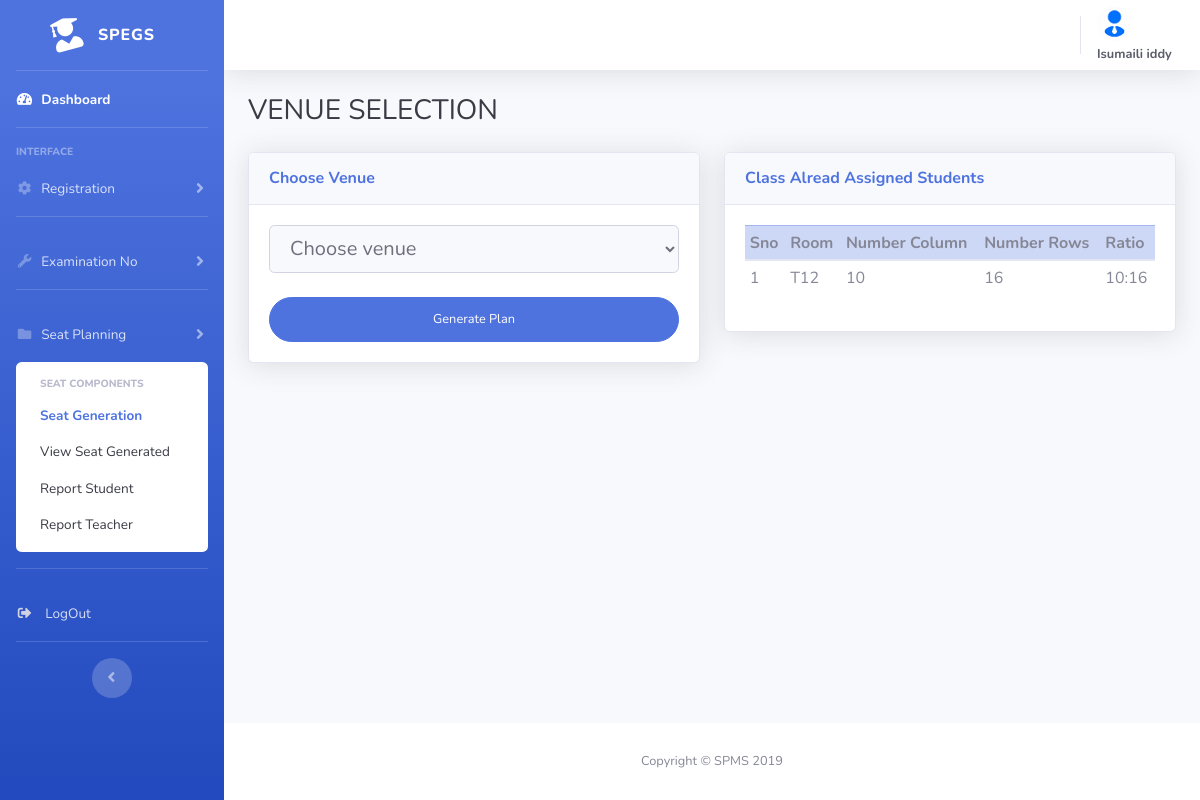
Page /seatgenerate.php (signed in) on the committed database.
### tables this page shows
CREATE TABLE `user` (
  `id` int(11) NOT NULL,
  `firstname` varchar(45) NOT NULL,
  `lastname` varchar(45) NOT NULL,
  `gender` varchar(45) NOT NULL,
  `email` varchar(45) NOT NULL,
  `password` varchar(128) NOT NULL,
  `status` int(11) DEFAULT NULL,
  `account` int(11) DEFAULT NULL
);

CREATE TABLE `classroom` (
  `id` int(11) NOT NULL,
  `roomname` varchar(45) NOT NULL,
  `cols` varchar(45) NOT NULL,
  `_rows` varchar(45) NOT NULL
);

### session.php (called while the page is built, shortened)
<?php
if(!isset($_SESSION['email'])){
	echo "<script>alert('PLEASE LOGIN: ACCESS DENIAL')</script>";
	header("refresh:0, url=index.php");
	exit;
}else{
	$user=$_SESSION['email'];
}
?>

### seatgenerate.php (the view, shortened to what this page needs)
<!DOCTYPE html>
<html lang="en">
<head>
<?php
require_once("session.php");
include('arrangement/header.php');
?>
</head>
<body id="page-top">
  <div id="wrapper">
    <ul class="navbar-nav bg-gradient-primary sidebar sidebar-dark accordion" id="accordionSidebar">
      <a class="sidebar-brand d-flex align-items-center justify-content-center" href="dashboard.php">
        <div class="sidebar-brand-icon rotate-n-15">
          <i class="fas fa-user-graduate"></i>
        </div>
        <div class="sidebar-brand-text mx-3">SPEGS</div>
      </a>
      <hr class="sidebar-divider my-0">
      <li class="nav-item active">
        <a class="nav-link" href="dashboard.php">
          <i class="fas fa-fw fa-tachometer-alt"></i>
          <span>Dashboard</span></a>
      </li>
      <hr class="sidebar-divider">
      <div class="sidebar-heading">
        Interface
      </div>
      <li class="nav-item">
        <a class="nav-link collapsed" href="#" data-toggle="collapse" data-target="#collapseTwo" aria-expanded="true" aria-controls="collapseTwo">
          <i class="fas fa-fw fa-cog"></i>
          <span>Registration</span>
        </a>
      </li>
<hr class="sidebar-divider">
      <li class="nav-item">
        <a class="nav-link collapsed" href="#" data-toggle="collapse" data-target="#collapseUtilities" aria-expanded="true" aria-controls="collapseUtilities">
          <i class="fas fa-fw fa-wrench"></i>
          <span>Examination No</span>
        </a>
      </li>
      <hr class="sidebar-divider">
      <li class="nav-item">
        <a class="nav-link collapsed" href="#" data-toggle="collapse" data-target="#collapsePages" aria-expanded="true" aria-controls="collapsePages">
          <i class="fas fa-fw fa-folder"></i>
          <span>Seat Planning</span>
        </a>
        <div id="collapsePages" class="collapse show" aria-labelledby="headingPages" data-parent="#accordionSidebar">
          <div class="bg-white py-2 collapse-inner rounded">
            <h6 class="collapse-header">Seat Components</h6>
            <a class="collapse-item active" href="seatgenerate.php">Seat Generation</a>
            <a class="collapse-item" href="seatgenerate_view.php">View Seat Generated</a>
            <a class="collapse-item" href="#">Report Student</a>
            <a class="collapse-item" href="#">Report Teacher</a>
          </div>
        </div>
      </li>
<hr class="sidebar-divider">
      <li class="nav-item">
        <a class="nav-link" href="logout.php">
          <i class="fas fa-sign-out-alt fa-sm fa-fw mr-2 text-gray-400"></i>
          <span>LogOut</span></a>
      </li>
      <hr class="sidebar-divider d-none d-md-block">
      <div class="text-center d-none d-md-inline">
        <button class="rounded-circle border-0" id="sidebarToggle"></button>
      </div>
    </ul>
    <div id="content-wrapper" class="d-flex flex-column">
      <div id="content">
  <nav class="navbar navbar-expand navbar-light bg-white topbar mb-4 static-top shadow">
    <ul class="navbar-nav ml-auto">
      <?php
$sql =mysqli_query($connection,"SELECT * FROM user WHERE email='$user'");
$fetch=mysqli_fetch_array($sql);
$first=$fetch['firstname'];
$last=$fetch['lastname'];
?>
      <li class="">
        <a class="text-info" href="user_update.php"  role="button">
          <span class="mr-2 d-none d-lg-inline text-gray-800 small font-weight-bold"><img class="img-profile rounded-circle img-profile" src="img/avatar.png" style="width: 40%; height: 60%;" ><br/>
           <?php echo $first." ".$last;?></span>
        </a>
      </li>
    </ul>
  </nav>
<?php
 require_once('connection.php');
?>
        <div class="container-fluid">
          <h1 class="h3 mb-4 text-gray-900">VENUE SELECTION</h1>
          <div class="row">
            <div class="col-lg-6">
              <div class="card shadow mb-4">
                <div class="card-header py-3">
                  <h6 class="m-0 font-weight-bold text-primary">Choose Venue</h6>
                </div>
                <div class="card-body">
                <form class="user" method="post" action="seatgenerated_copy.php">
                <select class="form-control custom-select-lg bg-light" name="c_id">
                  <option >Choose venue</option>
                 </select><br/>
                  <input type="submit" name="assign" class="btn btn-primary btn-user btn-block form-control-user" value="Generate Plan">
                  </form>
                </div>
              </div>
            </div>
            <div class="col-lg-6">
              <div class="card shadow mb-4">
                <div class="card-header py-3">
                  <h6 class="m-0 font-weight-bold text-primary">Class Alread Assigned Students</h6>
                </div>
                <div class="card-body">
                <div class="table-responsive">
                <table class="table table-borderedless table-sm" id="dataTable" width="100%" cellspacing="0">
                  <thead class="table-primary">
                    <tr>
                      <th>Sno</th>
                      <th>Room</th>
                      <th>Number Column</th>
                      <th>Number Rows</th>
                      <th>Ratio</th>
                    </tr>
                  </thead>
                  <tbody>
  <?php $qr=mysqli_query($connection,"SELECT DISTINCT class_id FROM `seat`");
while($cr=mysqli_fetch_assoc($qr)){$clas=$cr['class_id'];?>
                <tr>
<?php $sql =mysqli_query($connection,"SELECT * FROM classroom WHERE id='$clas'");
 $no =1;
  while( $row =mysqli_fetch_assoc($sql)){
    $name =$row['roomname'];
    $col =$row['cols'];
   $row =$row['_rows'];
   ?>
                 <td><?php echo $no; ?></td>
                 <td><?php echo $name; ?></td>
                 <td><?php echo $col; ?></td>
                 <td><?php echo $row; ?></td>
                 <td><?php echo $col.':'.$row; ?></td>
                 </tr>
                    <?php $no++;}} ?>
                  </tbody>
                </table>
              </div>
                </div>
              </div>
            </div>
          </div>
        </div>
      </div>
      <footer class="sticky-footer bg-white">
        <div class="container my-auto">
          <div class="copyright text-center my-auto">
            <span>Copyright &copy; SPMS 2019</span>
          </div>
        </div>
      </footer>
    </div>
  </div>
</body>
</html>

### rows in the picture
user: firstname "Isumaili", lastname "iddy"
classroom: roomname "T12", cols "10", _rows "16"
